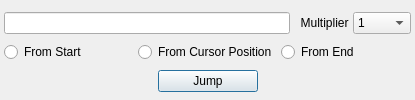
<?xml version="1.0" encoding="UTF-8"?>
<ui version="4.0">
 <class>get_address_dialog</class>
 <widget class="QDialog" name="get_address_dialog">
  <property name="windowModality">
   <enum>Qt::ApplicationModal</enum>
  </property>
  <property name="geometry">
   <rect>
    <x>0</x>
    <y>0</y>
    <width>415</width>
    <height>100</height>
   </rect>
  </property>
  <property name="minimumSize">
   <size>
    <width>415</width>
    <height>100</height>
   </size>
  </property>
  <property name="maximumSize">
   <size>
    <width>415</width>
    <height>100</height>
   </size>
  </property>
  <property name="windowTitle">
   <string>Go to Offset</string>
  </property>
  <layout class="QVBoxLayout" name="verticalLayout">
   <property name="spacing">
    <number>4</number>
   </property>
   <property name="leftMargin">
    <number>4</number>
   </property>
   <property name="topMargin">
    <number>8</number>
   </property>
   <property name="rightMargin">
    <number>4</number>
   </property>
   <property name="bottomMargin">
    <number>4</number>
   </property>
   <item>
    <layout class="QHBoxLayout" name="horizontalLayout">
     <item>
      <widget class="QLineEdit" name="lineEdit_address"/>
     </item>
     <item>
      <widget class="QLabel" name="label">
       <property name="text">
        <string>  Multiplier</string>
       </property>
      </widget>
     </item>
     <item>
      <widget class="QComboBox" name="comboBox_multiplier">
       <item>
        <property name="text">
         <string>1</string>
        </property>
       </item>
       <item>
        <property name="text">
         <string>32</string>
        </property>
       </item>
       <item>
        <property name="text">
         <string>512</string>
        </property>
       </item>
       <item>
        <property name="text">
         <string>1024</string>
        </property>
       </item>
       <item>
        <property name="text">
         <string>4096</string>
        </property>
       </item>
       <item>
        <property name="text">
         <string>8192</string>
        </property>
       </item>
      </widget>
     </item>
    </layout>
   </item>
   <item>
    <layout class="QHBoxLayout" name="horizontalLayout_2">
     <item>
      <widget class="QRadioButton" name="radioButton_from_start">
       <property name="text">
        <string>From Start</string>
       </property>
      </widget>
     </item>
     <item>
      <widget class="QRadioButton" name="radioButton_fromP_curson_position">
       <property name="text">
        <string>From Cursor Position</string>
       </property>
      </widget>
     </item>
     <item>
      <widget class="QRadioButton" name="radioButton_from_end">
       <property name="text">
        <string>From End</string>
       </property>
      </widget>
     </item>
    </layout>
   </item>
   <item>
    <layout class="QHBoxLayout" name="horizontalLayout_3">
     <item>
      <spacer name="horizontalSpacer">
       <property name="orientation">
        <enum>Qt::Horizontal</enum>
       </property>
       <property name="sizeHint" stdset="0">
        <size>
         <width>40</width>
         <height>20</height>
        </size>
       </property>
      </spacer>
     </item>
     <item>
      <widget class="QPushButton" name="pushButton">
       <property name="minimumSize">
        <size>
         <width>100</width>
         <height>0</height>
        </size>
       </property>
       <property name="text">
        <string>Jump</string>
       </property>
      </widget>
     </item>
     <item>
      <spacer name="horizontalSpacer_2">
       <property name="orientation">
        <enum>Qt::Horizontal</enum>
       </property>
       <property name="sizeHint" stdset="0">
        <size>
         <width>40</width>
         <height>20</height>
        </size>
       </property>
      </spacer>
     </item>
    </layout>
   </item>
  </layout>
 </widget>
 <resources/>
 <connections/>
</ui>
